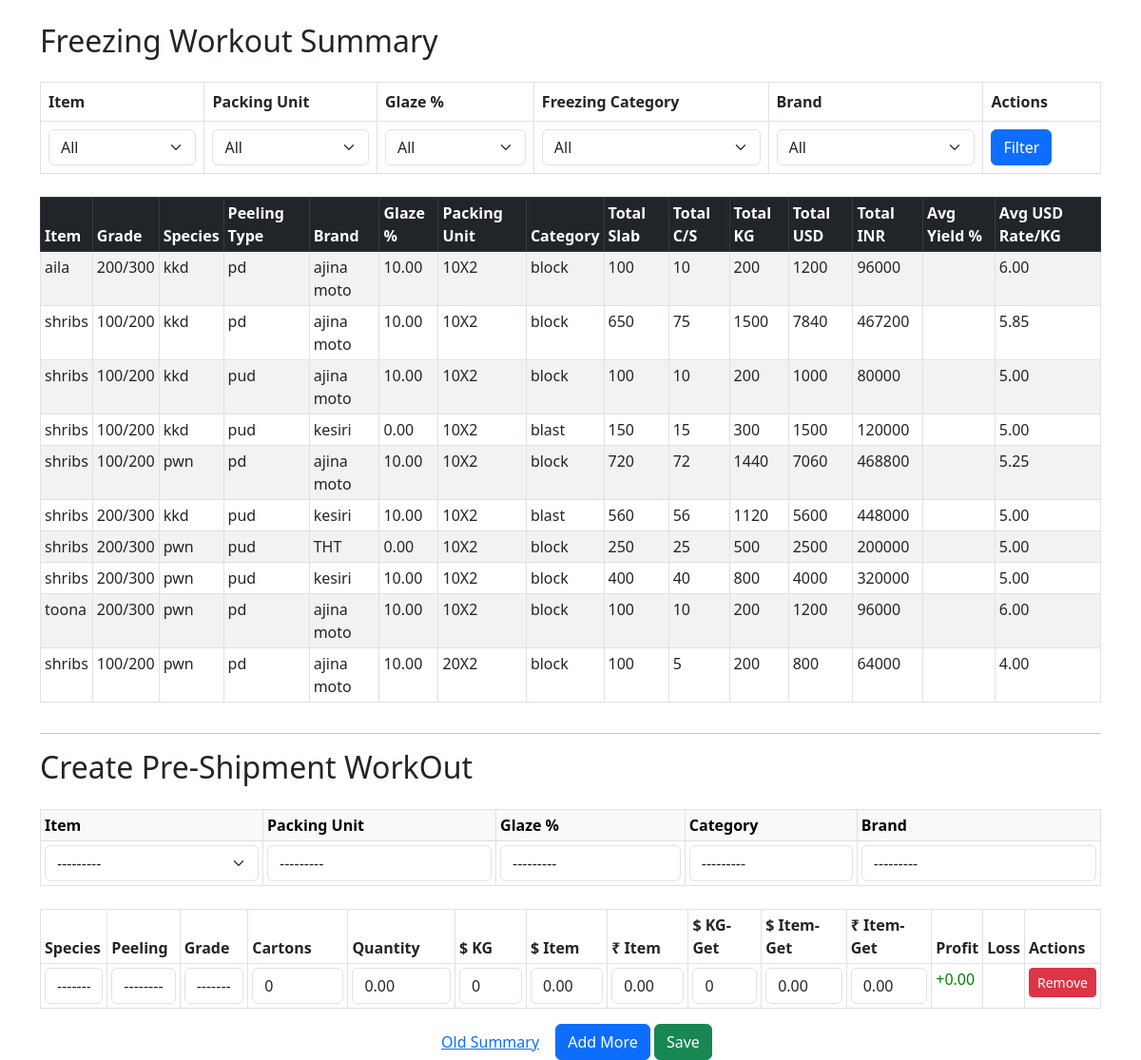
The page /adminapp/create_preshipment_workout/ on the database its author committed.
### adminapp/models.py (models this page shows, shortened)
class BaseModel(models.Model):
    id = models.CharField(
        primary_key=True,
        max_length=4,
        editable=False,
        unique=True,
        default=generate_short_id
    )
    class Meta:
        abstract = True

class FreezingEntrySpotItem(BaseModel):
    freezing_entry = models.ForeignKey(FreezingEntrySpot, on_delete=models.CASCADE, related_name='items')
    processing_center = models.ForeignKey('ProcessingCenter', on_delete=models.CASCADE, null=True)
    store = models.ForeignKey('Store', on_delete=models.CASCADE, null=True )
    shed = models.ForeignKey('shed', on_delete=models.CASCADE, related_name='freezing_shed_items')
    item = models.ForeignKey('Item', on_delete=models.CASCADE, related_name='freezing_item_entries')
    unit = models.ForeignKey('PackingUnit', on_delete=models.CASCADE)
    glaze = models.ForeignKey('GlazePercentage', on_delete=models.CASCADE)
    freezing_category = models.ForeignKey('FreezingCategory', on_delete=models.CASCADE)
    brand = models.ForeignKey('ItemBrand', on_delete=models.CASCADE)
    species = models.ForeignKey('Species', on_delete=models.CASCADE)
    peeling_type = models.ForeignKey('ItemType', on_delete=models.CASCADE)
    grade = models.ForeignKey('ItemGrade', on_delete=models.CASCADE)
    slab_quantity = models.DecimalField(max_digits=10, decimal_places=2)
    c_s_quantity = models.DecimalField(max_digits=10, decimal_places=2)
    kg = models.DecimalField(max_digits=10, decimal_places=2)
    usd_rate_per_kg = models.DecimalField(max_digits=10, decimal_places=2)
    usd_rate_item = models.DecimalField(max_digits=10, decimal_places=2)
    usd_rate_item_to_inr = models.DecimalField(max_digits=10, decimal_places=2)
    yield_percentage = models.DecimalField(max_digits=10, decimal_places=2)

### adminapp/views.py (the view, shortened to what this page needs)
# urls.py: path('create_preshipment_workout/', views.PreShipmentWorkOutCreateAndSummaryView.as_view(), name='create_preshipment_workout'),
class PreShipmentWorkOutCreateAndSummaryView(View):
    template_name = "adminapp/create_preshipment_workout.html"
    def get_summary(self, queryset):
        return (
            queryset
            .select_related(
                'item', 'grade', 'species', 'peeling_type', 'brand',
                'glaze', 'unit', 'freezing_category'
            )
            .values(
                'item__name',
                'grade__grade',
                'species__name',
                'peeling_type__name',
                'brand__name',
                'glaze__percentage',
                'unit__unit_code',
                'freezing_category__name',
            )
            .annotate(
                total_slab=Coalesce(Sum('slab_quantity'), V(0), output_field=DecimalField()),
                total_c_s=Coalesce(Sum('c_s_quantity'), V(0), output_field=DecimalField()),
                total_kg=Coalesce(Sum('kg'), V(0), output_field=DecimalField()),
                count_records=Count('id'),
                total_usd=Coalesce(Sum('usd_rate_item'), V(0), output_field=DecimalField()),
                total_inr=Coalesce(Sum('usd_rate_item_to_inr'), V(0), output_field=DecimalField()),
                avg_usd_per_kg=Coalesce(Avg('usd_rate_per_kg'), V(0), output_field=DecimalField()),
            )
            .order_by('item__name', 'grade__grade', 'species__name')
        )
    def get_combined_summary(self, filters):
        spot_summary = self.get_summary(FreezingEntrySpotItem.objects.filter(**filters))
        local_summary = self.get_summary(FreezingEntryLocalItem.objects.filter(**filters))
        combined_data = {}
        for dataset in [spot_summary, local_summary]:
            for row in dataset:
                key = (
                    row['item__name'],
                    row['grade__grade'],
                    row['species__name'],
                    row['peeling_type__name'],
                    row['brand__name'],
                    str(row['glaze__percentage']),
                    row['unit__unit_code'],
                    row['freezing_category__name'],
                )
                if key not in combined_data:
                    combined_data[key] = {
                        'item_name': row['item__name'],
                        'grade_name': row['grade__grade'],
                        'species_name': row['species__name'],
                        'peeling_type_name': row['peeling_type__name'],
                        'brand_name': row['brand__name'],
                        'glaze_percentage': row['glaze__percentage'],
                        'unit_code': row['unit__unit_code'],
                        'freezing_category_name': row['freezing_category__name'],
                        'total_slab': Decimal(0),
                        'total_c_s': Decimal(0),
                        'total_kg': Decimal(0),
                        'count_records': 0,
                        'total_usd': Decimal(0),
                        'total_inr': Decimal(0),
                        'avg_usd_per_kg_sum': Decimal(0),
                        'avg_usd_per_kg_count': 0,
                    }
                combined_data[key]['avg_usd_per_kg_sum'] += row['avg_usd_per_kg']
                combined_data[key]['avg_usd_per_kg_count'] += 1
                combined_data[key]['total_slab'] += row['total_slab']
                combined_data[key]['total_c_s'] += row['total_c_s']
                combined_data[key]['total_kg'] += row['total_kg']
                combined_data[key]['total_usd'] += row['total_usd']
                combined_data[key]['total_inr'] += row['total_inr']
                combined_data[key]['count_records'] += row['count_records']
        for val in combined_data.values():
            if val['avg_usd_per_kg_count'] > 0:
                val['avg_usd_per_kg'] = val['avg_usd_per_kg_sum'] / val['avg_usd_per_kg_count']
            else:
                val['avg_usd_per_kg'] = Decimal(0)
        return list(combined_data.values())
    def get(self, request):
        filters = {}
        if request.GET.get("item"):
            filters["item_id"] = request.GET["item"]
        if request.GET.get("unit"):
            filters["unit_id"] = request.GET["unit"]
        if request.GET.get("glaze"):
            filters["glaze_id"] = request.GET["glaze"]
        if request.GET.get("category"):
            filters["freezing_category_id"] = request.GET["category"]
        if request.GET.get("brand"):
            filters["brand_id"] = request.GET["brand"]
        workout_form = PreShipmentWorkOutForm()
        formset = PreShipmentWorkOutItemFormSet(prefix="items", instance=PreShipmentWorkOut())
        context = {
            "workout_form": workout_form,
            "formset": formset,
            "combined_summary": self.get_combined_summary(filters),
            "items": Item.objects.all(),
            "units": PackingUnit.objects.all(),
            "glazes": GlazePercentage.objects.all(),
            "categories": FreezingCategory.objects.all(),
            "brands": ItemBrand.objects.all(),
            "request": request
        }
        return render(request, self.template_name, context)

### adminapp/forms.py
class PreShipmentWorkOutForm(forms.ModelForm):
    class Meta:
        model = PreShipmentWorkOut
        fields = "__all__"
        exclude = ['remark']
        widgets = {
            'item': forms.Select(attrs={'class': 'form-control'}),
            'unit': forms.Select(attrs={'class': 'form-control'}),
            'glaze': forms.Select(attrs={'class': 'form-control'}),
            'category': forms.Select(attrs={'class': 'form-control'}),
            'brand': forms.Select(attrs={'class': 'form-control'}),
        }

### adminapp/models.py (called while the page is built)
    def __str__(self):
        return f"{self.name}"

    def __str__(self):
        return f"{self.species} - {self.grade}"

    def __str__(self):
        return f"{self.name}"

    def __str__(self):
        return f"{self.unit_code}"

    def __str__(self):
        return f"{self.percentage}%"

    def __str__(self):
        return f"{self.name}"

    def __str__(self):
        return f"{self.name}"

### adminapp/templates/adminapp/create_preshipment_workout.html (shortened to what this page needs)
{% load static %}
<!DOCTYPE html>
<html lang="en">
<head>
    <link href="https://cdn.jsdelivr.net/npm/bootstrap@5.3.0/dist/css/bootstrap.min.css" rel="stylesheet">
</head>
<body>
<div class="container mt-4">
    <h2 class="mb-4">Freezing Workout Summary</h2>
    <form method="get" class="mb-4">
        <table class="table table-bordered">
            <thead>
                <tr>
                    <th>Item</th>
                    <th>Packing Unit</th>
                    <th>Glaze %</th>
                    <th>Freezing Category</th>
                    <th>Brand</th>
                    <th>Actions</th>
                </tr>
            </thead>
            <tbody>
                <tr>
                    <td>
                        <select name="item" id="item" class="form-select">
                            <option value="">All</option>
                        </select>
                    </td>
                    <td>
                        <select name="unit" id="unit" class="form-select">
                            <option value="">All</option>
                        </select>
                    </td>
                    <td>
                        <select name="glaze" id="glaze" class="form-select">
                            <option value="">All</option>
                        </select>
                    </td>
                    <td>
                        <select name="category" id="category" class="form-select">
                            <option value="">All</option>
                        </select>
                    </td>
                    <td>
                        <select name="brand" id="brand" class="form-select">
                            <option value="">All</option>
                        </select>
                    </td>
                    <td>
                        <button type="submit" class="btn btn-primary">Filter</button>
                    </td>
                </tr>
            </tbody>
        </table>
    </form>
    {% if combined_summary %}
        <div class="table-responsive">
            <table class="table table-bordered table-striped table-sm">
                <thead class="table-dark">
                    <tr>
                        <th>Item</th>
                        <th>Grade</th>
                        <th>Species</th>
                        <th>Peeling Type</th>
                        <th>Brand</th>
                        <th>Glaze %</th>
                        <th>Packing Unit</th>
                        <th>Category</th>
                        <th>Total Slab</th>
                        <th>Total C/S</th>
                        <th>Total KG</th>
                        <th>Total USD</th>
                        <th>Total INR</th>
                        <th>Avg Yield %</th>
                        <th>Avg USD Rate/KG</th>
                    </tr>
                </thead>
                <tbody>
                    {% for row in combined_summary %}
                        <tr>
                            <td>{{ row.item_name }}</td>
                            <td>{{ row.grade_name }}</td>
                            <td>{{ row.species_name }}</td>
                            <td>{{ row.peeling_type_name }}</td>
                            <td>{{ row.brand_name }}</td>
                            <td>{{ row.glaze_percentage }}</td>
                            <td>{{ row.unit_code }}</td>
                            <td>{{ row.freezing_category_name }}</td>
                            <td>{{ row.total_slab }}</td>
                            <td>{{ row.total_c_s }}</td>
                            <td>{{ row.total_kg }}</td>
                            <td>{{ row.total_usd }}</td>
                            <td>{{ row.total_inr }}</td>
                            <td>{{ row.avg_yield|floatformat:2 }}</td>
                            <td>{{ row.avg_usd_per_kg|floatformat:2 }}</td>
                        </tr>
                    {% endfor %}
                </tbody>
            </table>
        </div>
    {% else %}
        <div class="alert alert-warning text-center">
            No items found for the selected filters.
        </div>
    {% endif %}
    <hr>
    <h2 class="mb-4">Create Pre-Shipment WorkOut</h2>
<form method="post">
    <table class="table table-bordered table-sm mb-4">
        <thead class="table-light">
            <tr>
                <th>Item</th>
                <th>Packing Unit</th>
                <th>Glaze %</th>
                <th>Category</th>
                <th>Brand</th>
            </tr>
        </thead>
        <tbody>
            <tr>
                <td>
                    <select id="id_item" name="item" class="form-select">
                        <option value="">---------</option>
                    </select>
                </td>
                <td>{{ workout_form.unit }}</td>
                <td>{{ workout_form.glaze }}</td>
                <td>{{ workout_form.category }}</td>
                <td>{{ workout_form.brand }}</td>
            </tr>
        </tbody>
    </table>
    <table id="formset-table" class="table table-bordered table-sm">
        <thead>
            <tr>
                <th>Species</th>
                <th>Peeling</th>
                <th>Grade</th>
                <th>Cartons</th>
                <th>Quantity</th>
                <th> $ KG</th>
                <th> $ Item</th>
                <th>₹ Item</th>
                <th>$ KG-Get</th>
                <th>$ Item-Get</th>
                <th>₹ Item-Get</th>
                <th>Profit</th>
                <th>Loss</th>
                <th>Actions</th>
            </tr>
        </thead>
        <tbody id="formset-body">
            {% for form in formset %}
                <tr class="form-row">
                    <td>{{ form.species }}</td>
                    <td>{{ form.peeling_type }}</td>
                    <td>{{ form.grade }}</td>
                    <td>{{ form.cartons }}</td>
                    <td>{{ form.quantity }}</td>
                    <td>{{ form.usd_rate_per_kg }}</td>
                    <td>{{ form.usd_rate_item }}</td>
                    <td>{{ form.usd_rate_item_to_inr }}</td>
                    <td>{{ form.usd_rate_per_kg_get }}</td>
                    <td>{{ form.usd_rate_item_get }}</td>
                    <td>{{ form.usd_rate_item_to_inr_get }}</td>
<td>
<input type="hidden" name="{{ form.profit.name }}" class="profit"><span class="profit-display"></span>
</td>
<td>
</td>
                    <td>
                        <button type="button" class="btn btn-danger btn-sm remove-row">Remove</button>
                    </td>
                </tr>
            {% endfor %}
        </tbody>
    </table>
    <div class="text-center">
    <button type="button" class="btn btn-warnnig"><a href="{% url 'adminapp:preshipment_workout_list' %}">Old Summary</a> </button>
    <button type="button" id="add-row" class="btn btn-primary">Add More</button>
    <button type="submit" class="btn btn-success">Save</button>
    </div>
</form>
</div>
</body>
</html>

### rows shown on the page
FreezingEntrySpotItem: item_name "shribs", grade_name "100/200", species_name "kkd", peeling_type_name "pud", brand_name "kesiri", glaze_percentage "0.00", unit_code "10X2", freezing_category_name "blast", total_slab "150", total_c_s "15", total_kg "300", total_usd "1500", total_inr "120000", avg_usd_per_kg "5.00"
FreezingEntrySpotItem: item_name "shribs", grade_name "200/300", species_name "kkd", peeling_type_name "pud", brand_name "kesiri", glaze_percentage "10.00", unit_code "10X2", freezing_category_name "blast", total_slab "560", total_c_s "56", total_kg "1120", total_usd "5600", total_inr "448000", avg_usd_per_kg "5.00"
FreezingEntrySpotItem: item_name "shribs", grade_name "200/300", species_name "pwn", peeling_type_name "pud", brand_name "kesiri", glaze_percentage "10.00", unit_code "10X2", freezing_category_name "block", total_slab "400", total_c_s "40", total_kg "800", total_usd "4000", total_inr "320000", avg_usd_per_kg "5.00"

### other values the page prints
{{ row.item_name }} "aila" "shribs" "shribs" "shribs" "shribs" "toona" "shribs"
{{ row.grade_name }} "200/300" "100/200" "100/200" "100/200" "200/300" "200/300" "100/200"
{{ row.species_name }} "kkd" "kkd" "kkd" "pwn" "pwn" "pwn" "pwn"
{{ row.peeling_type_name }} "pd" "pd" "pud" "pd" "pud" "pd" "pd"
{{ row.brand_name }} "ajina moto" "ajina moto" "ajina moto" "ajina moto" "THT" "ajina moto" "ajina moto"
{{ row.glaze_percentage }} "10.00" "10.00" "10.00" "10.00" "0.00" "10.00" "10.00"
{{ row.unit_code }} "10X2" "10X2" "10X2" "10X2" "10X2" "10X2" "20X2"
{{ row.freezing_category_name }} "block" "block" "block" "block" "block" "block" "block"
{{ row.total_slab }} "100" "650" "100" "720" "250" "100" "100"
{{ row.total_c_s }} "10" "75" "10" "72" "25" "10" "5"
{{ row.total_kg }} "200" "1500" "200" "1440" "500" "200" "200"
{{ row.total_usd }} "1200" "7840" "1000" "7060" "2500" "1200" "800"
{{ row.total_inr }} "96000" "467200" "80000" "468800" "200000" "96000" "64000"
{{ row.avg_usd_per_kg|floatformat:2 }} "6.00" "5.85" "5.00" "5.25" "5.00" "6.00" "4.00"
